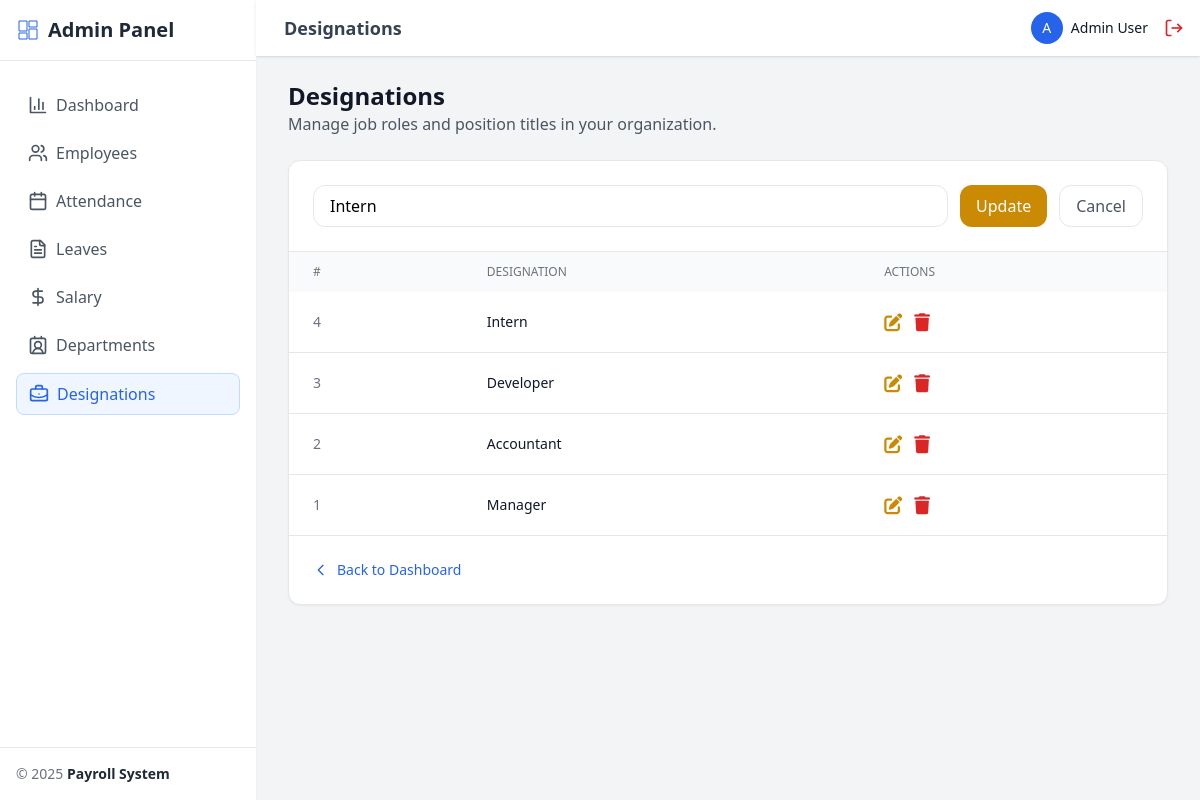
Page /admin/designations.php?edit=4 (signed in) on the committed database.
### tables this page shows
CREATE TABLE designations (
    id INT AUTO_INCREMENT PRIMARY KEY,
    title VARCHAR(100) NOT NULL
);

### admin/designations.php (the view, shortened to what this page needs)
<?php
require '../includes/auth.php';
$result = $conn->query("SELECT * FROM designations ORDER BY id DESC");
$edit = null;
if (isset($_GET['edit'])) {
  $id = (int) $_GET['edit'];
  $stmt = $conn->prepare("SELECT * FROM designations WHERE id=?");
  $stmt->bind_param("i", $id);
  $stmt->execute();
  $edit = $stmt->get_result()->fetch_assoc();
}
?>
<!DOCTYPE html>
<html lang="en">
<head>
  <script src="https://cdn.tailwindcss.com"></script>
  <link href="https://cdnjs.cloudflare.com/ajax/libs/font-awesome/6.5.0/css/all.min.css" rel="stylesheet">
  <link rel="stylesheet" href="../assets/css/style.css">
</head>
<body class="bg-gray-100">
  <?php include '../includes/sidebar.php'; ?>
  <div class="flex-1 flex flex-col min-h-screen md:ml-64">
    <?php include '../includes/header.php'; ?>
    <main class="flex-1 pt-20 px-4 md:px-8 pb-8">
      <div class="mb-6">
        <h2 class="text-2xl font-bold text-gray-900">Designations</h2>
        <p class="text-gray-600">Manage job roles and position titles in your organization.</p>
      </div>
      <div class="bg-white rounded-xl shadow-sm border border-gray-200">
        <div class="p-6 border-b border-gray-200">
          <form method="post" class="flex flex-col sm:flex-row gap-3">
            <input
              type="text"
              name="designation"
              placeholder="Enter Designation"
              value="<?= $edit ? htmlspecialchars($edit['title']) : '' ?>"
              class="flex-1 border rounded-xl px-4 py-2 focus:ring-2 focus:ring-blue-500"
              required>
            <?php if ($edit): ?>
              <button type="submit" name="edit" value="<?= $edit['id'] ?>"
                class="px-4 py-2 bg-yellow-600 text-white rounded-xl hover:bg-yellow-700">
                Update
              </button>
              <a href="designations.php"
                class="px-4 py-2 border rounded-xl text-gray-600 hover:bg-gray-50">
                Cancel
              </a>
            <?php endif; ?>
          </form>
        </div>
        <div class="hidden md:block overflow-x-auto">
          <table class="w-full text-sm">
            <thead class="bg-gray-50">
              <tr>
                <th class="px-6 py-3 text-left text-xs font-medium text-gray-500 uppercase">#</th>
                <th class="px-6 py-3 text-left text-xs font-medium text-gray-500 uppercase">Designation</th>
                <th class="px-6 py-3 text-left text-xs font-medium text-gray-500 uppercase">Actions</th>
              </tr>
            </thead>
            <tbody class="divide-y">
              <?php $result->data_seek(0); ?>
              <?php while ($row = $result->fetch_assoc()): ?>
                <tr class="hover:bg-gray-50 transition">
                  <td class="px-6 py-4 text-gray-500"><?= $row['id'] ?></td>
                  <td class="px-6 py-4 font-medium text-gray-900"><?= htmlspecialchars($row['title']) ?></td>
                  <td class="px-6 py-4">
                    <div class="flex space-x-3 text-lg">
                      <a href="?edit=<?= $row['id'] ?>"
                        class="text-yellow-600 hover:text-yellow-800">
                        <i class="fa-solid fa-pen-to-square"></i>
                      </a>
                      <a href="?delete=<?= $row['id'] ?>"
                        onclick="return confirm('Delete this designation?')"
                        class="text-red-600 hover:text-red-800">
                        <i class="fa-solid fa-trash"></i>
                      </a>
                    </div>
                  </td>
                </tr>
              <?php endwhile; ?>
            </tbody>
          </table>
        </div>
        <div class="p-6 border-t border-gray-200">
          <a href="dashboard.php" class="text-blue-600 hover:text-blue-800 flex items-center text-sm">
            <svg xmlns="http://www.w3.org/2000/svg" class="w-4 h-4 mr-2" fill="none" viewBox="0 0 24 24" stroke="currentColor">
              <path stroke-linecap="round" stroke-linejoin="round" stroke-width="2" d="M15 19l-7-7 7-7"></path>
            </svg> Back to Dashboard
          </a>
        </div>
      </div>
    </main>
  </div>
</body>
</html>

### assets/css/style.css (style rules this page uses)
* { margin: 0; padding: 0; box-sizing: border-box; }

### rows in the picture
designations: designation "Intern", id "4", title "Intern"
designations: id "3", title "Developer"
designations: id "2", title "Accountant"
designations: id "1", title "Manager"

### other values in the picture
$item['title'] "Dashboard"
$item['title'] "Employees"
$item['title'] "Attendance"
$item['title'] "Leaves"
$item['title'] "Salary"
$item['title'] "Departments"
$item['title'] "Designations"
$pageTitle "Designations"
substr($emp['name'], 0, 1) "A"
$emp['name'] "Admin User"
